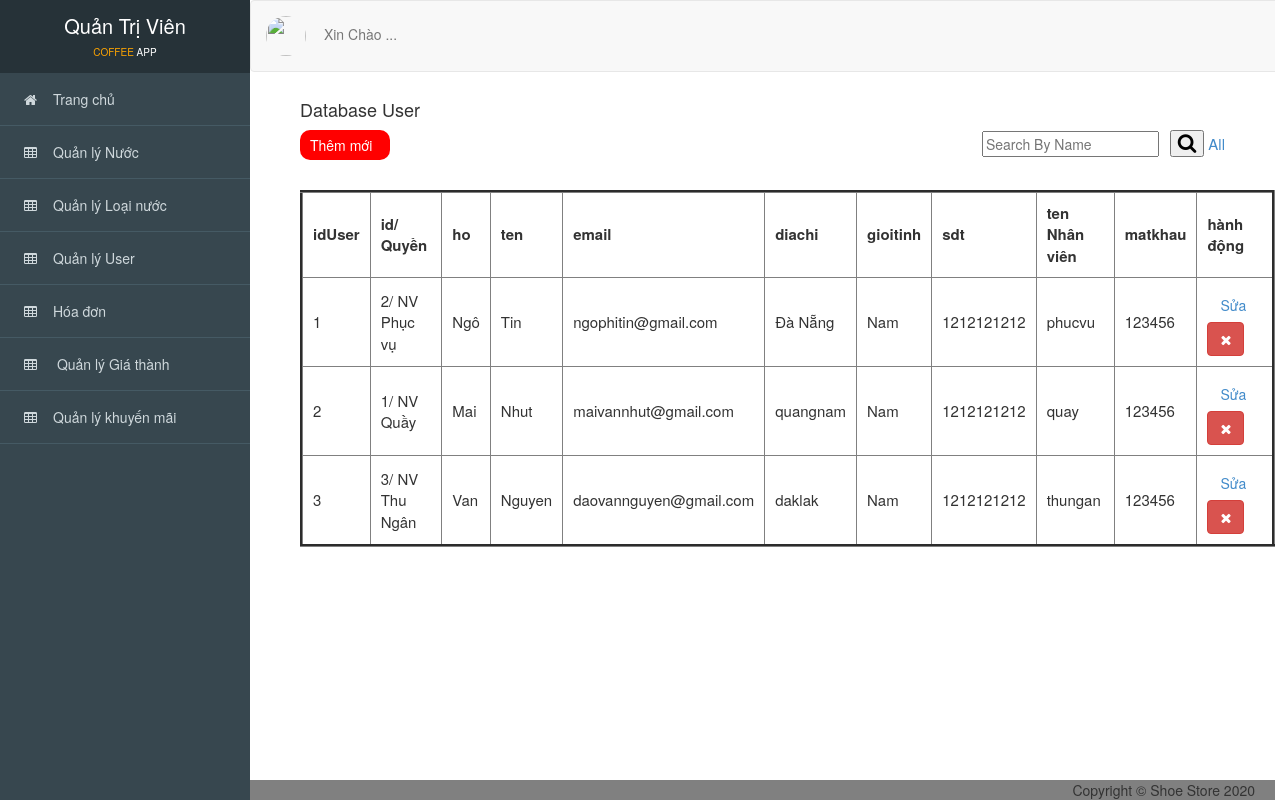
/Admin/index.php?action=user, run on the app's committed database.
### tables this page shows
CREATE TABLE `user` (
  `idUser` int(11) NOT NULL,
  `idQuyen` int(11) NOT NULL,
  `ho` varchar(50) NOT NULL,
  `ten` varchar(20) NOT NULL,
  `email` varchar(50) NOT NULL,
  `diachi` varchar(255) NOT NULL,
  `gioitinh` int(11) NOT NULL,
  `sodienthoai` varchar(20) NOT NULL,
  `tendangnhap` varchar(20) NOT NULL,
  `matkhau` varchar(20) NOT NULL
);

CREATE TABLE `phanquyen` (
  `idQuyen` int(11) NOT NULL,
  `tenquyen` varchar(255) NOT NULL,
  `chitietquyen` varchar(255) NOT NULL
);

### Admin/controller_admin/quanlyuser.php (called while the page is built, shortened)
<?php
    require_once('./model_admin/user.php');
    class usercontroller
    {
    	var $user_model;
    	public function __construct()
    	{
    		$this->user_model = new user();
    	}
    	public function list()
    	{
    		if(isset($_POST['timkiem_bn'])){
                $timkiem_bn = $_POST['timkiem_bn'];
                $data = $this->user_model->timkiem_bn($timkiem_bn);
            }else{
                $data = $this->user_model->all();
            }
            require_once('views_admin/index.php');
    	}
       }
?>

### Admin/model_admin/ketnoi.php (called while the page is built, shortened)
<?php
    class ketnoi
    {
    	function __construct()
    	{
    		$host = "localhost";
    		$username ="root";
    		$password = "";
    		$dbname = "coffe_app";
    		$this->connect = new mysqli($host,$username,$password,$dbname);
    	}
    }
?>

### Admin/model_admin/user.php (called while the page is built, shortened)
<?php
    require_once('ketnoi.php');
    class user
    {
    	var $conn;
    	function __construct()
    	{
    		$connect_obj = new ketnoi();
    		$this->conn = $connect_obj->connect;
    	}
    	function all()
    	{
            $query = "SELECT * FROM user
                        INNER JOIN phanquyen
                        ON user.idQuyen = phanquyen.idQuyen
                        ORDER BY idUser";
    		$result = $this->conn->query($query);
    		$data = array();
    		while ($row = $result->fetch_assoc()) {
       		   $data[] = $row;
    		}
    		return $data;
    	}
    }
?>

### Admin/views_admin/user/quanlyuser.php (the view, shortened to what this page needs)
<div id="viewport">
<div class="container-fluid" id="noidung">
      <h4>Database User</h4>
      <a class="pull-left themmoi" href="?action=themuser_giaodien"> Thêm mới</a>
      <div class="search_box pull-right" style="margin-right: 50px; margin-top: 0px;">
           <form method="POST" action="?action=user">
          <input type="text" placeholder="Search By Name" name="timkiem_bn">&ensp;
          <button type="submit"><i class="fa fa-search"></i></button>
          <a href="?action=user" style="font-size: 15px;">All</a>
        </form>
      </div>
      <br>
      <br>
      <br>
      <table border="3" cellpadding="10" style="font-size: 15px;">
          <thead>
               <tr>
                  <th>idUser</th>
                  <th>id/ Quyền</th>
                  <th>ho</th>
                  <th>ten</th>
                  <th>email</th>
                  <th>diachi</th>
                  <th>gioitinh</th>
                  <th>sdt</th>
                  <th>ten Nhân viên</th>
                  <th>matkhau</th>
                  <th>hành động</th>
               </tr>
          </thead>
          <tbody>
              <?php foreach ($data as $row) { ?>
              <tr>
                  <td scope="row"><?= $row['idUser'] ?></td>
                 <td><?= $row['idQuyen'] ?>/ <?= $row['tenquyen'] ?></td>
                 <td><?= $row['ho'] ?></td>
                 <td><?= $row['ten'] ?></td>
                 <td><?= $row['email'] ?></td>
                 <td><?= $row['diachi'] ?></td>
                 <td>
                      <?php
                      $gioitinh = '';
                            if($row['gioitinh'] == 0)
                            {
                              $gioitinh = 'Nam';
                            }
                            echo $gioitinh;
                        ?>
                  </td>
                 <td><?= $row['sodienthoai'] ?></td>
                 <td><?= $row['tendangnhap'] ?></td>
                 <td><?= $row['matkhau'] ?></td>
                  <td>
                      <a href="?action=suauser&id=<?= $row['idUser'] ?>" type="button" class="btn  btn-light">Sửa</a>
                      <a href="?action=xoauser&id=<?= $row['idUser'] ?>" onclick="return confirm('Bạn có thật sự muốn xóa ?');" type="button" class="btn btn-danger"title="Xóa">
                        <i class="fa fa-times"></i></a>
                  </td>
              </tr>
              <?php } ?>
          </tbody>
      </table>
      <br>
      <br>
      <br>
</div>
</div>

### Admin/public_admin/css/style.css (style rules this page uses)
div.search_box { margin-top: 21px; }
i.fa-search { font-size: 20px; }
body { overflow-x: hidden; font-family: 'Roboto', sans-serif; font-size: 16px; }
#viewport { padding-left: 250px; -webkit-transition: all 0.5s ease; -moz-transition: all 0.5s ease; -o-transition: all 0.5s ease; transition: all 0.5s ease; }
#noidung { padding-top: 90px; padding-left: 50px; background-color: white; }
a.themmoi { height: 30px; width: 90px; background-color: red; color:white; padding: 5px 10px 5px; border-radius: 10px; }

### data on the page
user: idUser "1", idQuyen.idQuyen "2", idQuyen.tenquyen "NV Phục vụ", ho "Ngô", ten "Tin", email "ngophitin@gmail.com", diachi "Đà Nẵng", gioitinh "Nam", sodienthoai "1212121212", tendangnhap "phucvu", matkhau "123456"
user: idUser "2", idQuyen.idQuyen "1", idQuyen.tenquyen "NV Quầy", ho "Mai", ten "Nhut", email "maivannhut@gmail.com", diachi "quangnam", gioitinh "Nam", sodienthoai "1212121212", tendangnhap "quay", matkhau "123456"
user: idUser "3", idQuyen.idQuyen "3", idQuyen.tenquyen "NV Thu Ngân", ho "Van", ten "Nguyen", email "daovannguyen@gmail.com", diachi "daklak", gioitinh "Nam", sodienthoai "1212121212", tendangnhap "thungan", matkhau "123456"
